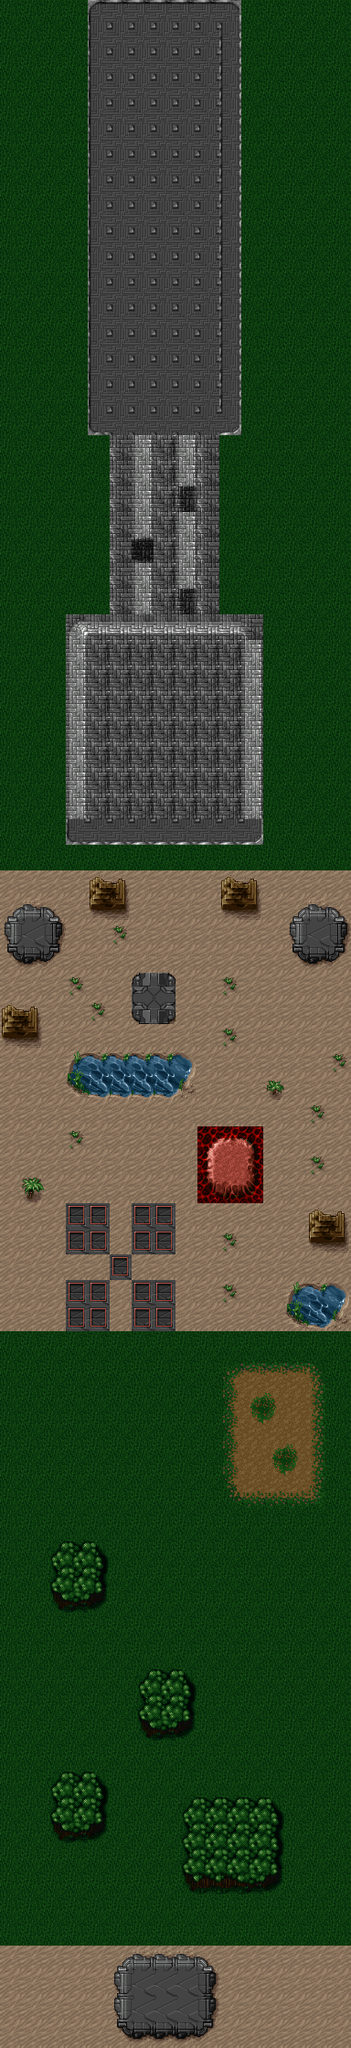

Rendered tile map (Tiled .tmx) drawn with the repository's tilesets; below, a short description and the map source with its tile grids summarised:
An orthogonal 16x80 tile map with 24x28 px tiles, 1 tile layer (Tile Layer 1), 2 tilesets and 1 object (playerSpawnPoint).

<map version="1.0" orientation="orthogonal" width="16" height="80" tilewidth="24" tileheight="28">
 <tileset firstgid="1" name="secondLevel" tilewidth="24" tileheight="28" spacing="3" margin="2">
  <image source="gfx/secondLevel.png" />
 </tileset>
 <tileset firstgid="101" name="starWars" tilewidth="24" tileheight="28" spacing="3" margin="2">
  <image source="gfx/starWars.png" />
 </tileset>
 <layer name="Tile Layer 1" width="16" height="80">
  <data>[1280 cells, 1280 non-empty, 77 distinct tile ids]</data>
 </layer>
 <objectgroup name="Object Layer 1" width="16" height="80">
  <object name="playerSpawnPoint" x="169" y="2173" width="18" height="19" />
 </objectgroup>
</map>